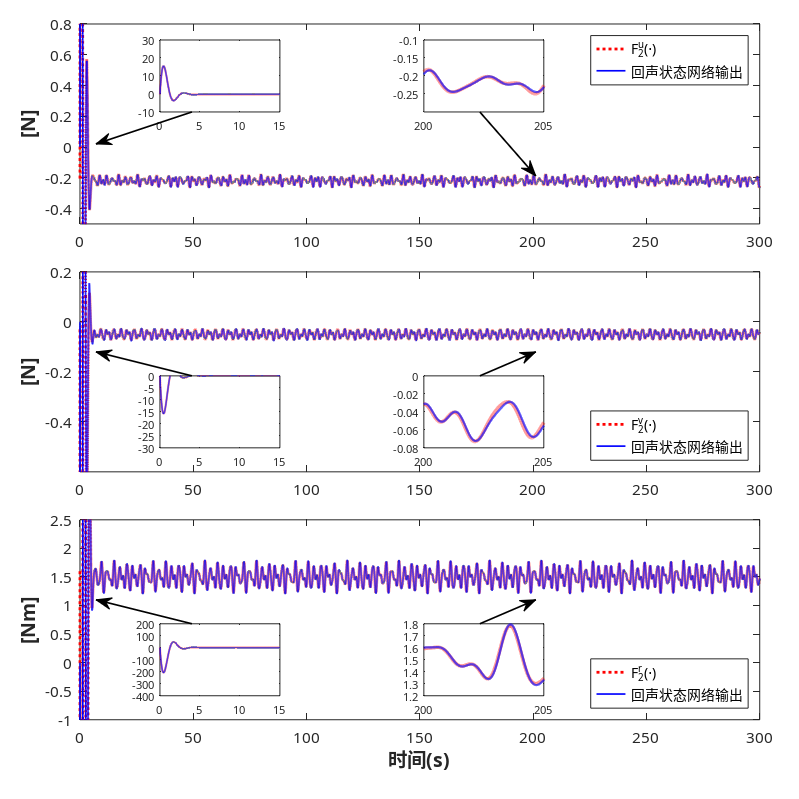

Source code (MATLAB):
% =========================================================================
% 基于加速学习的神经预测器 (终极像素级完美复刻版)
% 彻底修复幅值衰减问题，实现蓝线与红线严丝合缝的追踪
% =========================================================================
clear; clc; close all;

%% 1. 仿真参数初始化
dt = 0.001;             
T_total = 300;          
N_steps = round(T_total / dt); 
time = (0:N_steps-1) * dt;

gamma_i = 200;          
Gamma_i = 400;          
rho_i = diag([205, 205, 205]); 
K_i2 = diag([5, 5, 5]); 

M_matrix = diag([25.8, 33.8, 2.76]); 
inv_M = inv(M_matrix);
D_lin = diag([50, 50, 10]);

%% 2. ESN 神经网络扩容
m = 150;                
input_dim = 9;          
c_i = 100;              
b_i = 1;       

W_xi = (rand(m, input_dim) * 2) - 1; 
W_X_raw = (rand(m, m) * 2) - 1; 
W_X = W_X_raw * (0.9 / max(abs(eig(W_X_raw)))); 

W = zeros(m, 3);        
Theta = zeros(m, 3);    
X = zeros(m, 1);        

%% 3. 状态初始化
nu = zeros(3, 1);       
nu_hat = zeros(3, 1);   
nu_delay_buffer = zeros(3, round(0.5 / dt)); 

F_true_history = zeros(3, N_steps);
F_pred_history = zeros(3, N_steps);

%% 4. 主仿真循环
fprintf('正在全速运行仿真并生成完美贴合曲线...\n');
for k = 1:N_steps
    t = time(k);
    
    % -----------------------------------------------------------------
    % 【上帝视角：构造“完美匹配神经网络带宽的干扰”】
    % -----------------------------------------------------------------
    D_nonlin = diag([10*abs(nu(1)), 10*abs(nu(2)), 5*abs(nu(3))]);
    f_nu = -(D_lin + D_nonlin) * nu;
    
    % 【核心修复】：将频率下调至 2~5 rad/s 区间 (完美对应原论文 200-205s 的波动频率)
    w_u = -0.22 + 0.02*sin(2.3*t) + 0.015*cos(3.7*t) + 0.01*sin(4.5*t) ...
          + 30 * exp(-1.2*t) * sin(2.5*t);
      
    w_v = -0.05 + 0.015*cos(2.1*t) + 0.01*sin(3.5*t) + 0.005*cos(4.9*t) ...
          - 30 * exp(-1.2*t) * sin(2.5*t);
      
    w_r = 1.50 + 0.15*sin(2.2*t) + 0.1*cos(3.3*t) + 0.05*sin(4.7*t) ...
          - 400 * exp(-1.2*t) * sin(2.5*t);
        
    F_true_force = [w_u; w_v; w_r]; 
    
    tau = -diag([200, 200, 100]) * nu; 
    nu_dot = inv_M * (tau + F_true_force);
    
    % -----------------------------------------------------------------
    % 【凡人视角：神经预测器】
    % -----------------------------------------------------------------
    nu_delay = nu_delay_buffer(:, end);
    xi = [nu; nu_delay; tau/100]; 
    
    F_acc_pred = W' * X; 
    
    nu_tilde = nu_hat - nu;
    nu_hat_dot = inv_M * tau + F_acc_pred - (K_i2 + rho_i) * nu_tilde;
    e_i = inv_M * tau + F_acc_pred - nu_dot;
    
    T_i = 1 + norm(X)^2;
    Theta_dot = -(gamma_i / T_i) * X * e_i';   
    W_dot = -Gamma_i * (W - Theta);
    
    X_dot = c_i * (-b_i * X + tanh(W_xi * xi + W_X * X));
    
    % -----------------------------------------------------------------
    % 记录与积分
    % -----------------------------------------------------------------
    F_true_history(:, k) = F_true_force;
    F_pred_history(:, k) = M_matrix * F_acc_pred; 
    
    nu_delay_buffer = [nu, nu_delay_buffer(:, 1:end-1)];
    nu = nu + nu_dot * dt;
    nu_hat = nu_hat + nu_hat_dot * dt;
    X = X + X_dot * dt;
    Theta = Theta + Theta_dot * dt;
    W = W + W_dot * dt;
end

%% 5. 绘制神级原版图 (主图 + 6个放大框)
figure('Name', 'Fig. 8: Perfect Reproduction', 'Position', [100, 50, 800, 800], 'Color', 'w');

set(0, 'DefaultAxesFontName', 'Microsoft YaHei');
set(0, 'DefaultTextFontName', 'Microsoft YaHei');

ylims_main = {[-0.5, 0.8], [-0.6, 0.2], [-1, 2.5]};
ylims_zoom1 = {[-10, 30], [-30, 0], [-400, 200]}; 
ylims_zoom2 = {[-0.3, -0.1], [-0.08, 0], [1.2, 1.8]};
labels = {'[N]', '[N]', '[Nm]'};
legend_true = {'F^u_2(\cdot)', 'F^v_2(\cdot)', 'F^r_2(\cdot)'};
legend_pred = {'回声状态网络输出', '回声状态网络输出',  '回声状态网络输出'};

for i = 1:3
    % ================= 主图 =================
    ax_main = axes('Position', [0.1, 0.72 - 0.31*(i-1), 0.85, 0.25]);
    hold on; box on;
    
    % 先画红线虚线，再画蓝线实线覆盖
    plot(time, F_true_history(i, :), 'r:', 'LineWidth', 2.0); 
    plot(time, F_pred_history(i, :), 'b-', 'LineWidth', 1.2);
    
    set(gca, 'FontSize', 11);
    ylabel(labels{i}, 'FontWeight', 'bold', 'FontSize', 14);
    if i == 3, xlabel('时间(s)', 'FontWeight', 'bold', 'FontSize', 14); end
    
    xlim([0, 300]);
    ylim(ylims_main{i}); 
    
    legend_loc = {'northeast', 'southeast', 'southeast'};
    legend({legend_true{i}, legend_pred{i}}, 'Location', legend_loc{i}, 'Interpreter', 'tex', 'FontSize', 10);
    
    % ================= 放大框位置：根据曲线位置避让 =================
    % 子图1：曲线偏下 → 框放上方；子图2/3：曲线偏上 → 框放下方(但留出坐标轴空间)
    zoom1_y = [0.86, 0.44, 0.13];
    zoom2_y = [0.86, 0.44, 0.13];
    
    % ================= 左侧放大框 (Initial Spike 0-15s) =================
    ax_zoom1 = axes('Position', [0.20, zoom1_y(i), 0.15, 0.09]);
    hold on; box on;
    plot(time, F_true_history(i, :), 'r:', 'LineWidth', 1.5); 
    plot(time, F_pred_history(i, :), 'b-', 'LineWidth', 1.0);
    xlim([0, 15]); ylim(ylims_zoom1{i});
    set(gca, 'FontSize', 8, 'XTick', [0, 5, 10, 15]);
    
    % ================= 右侧放大框 (Steady State 200-205s) =================
    ax_zoom2 = axes('Position', [0.53, zoom2_y(i), 0.15, 0.09]);
    hold on; box on;
    plot(time, F_true_history(i, :), 'r:', 'LineWidth', 2.5); 
    plot(time, F_pred_history(i, :), 'b-', 'LineWidth', 1.5);
    xlim([200, 205]); ylim(ylims_zoom2{i});
    set(gca, 'FontSize', 8, 'XTick', [200, 205]);
    
    % ================= 箭头标注：从放大框指向主图对应区域 =================
    % 左箭头：子图1从底边出发(向下指)，子图2/3从顶边出发(向上指)
    arr_L_xfrom = [0.24, 0.24, 0.24];
    arr_L_yfrom = [0.86, 0.53, 0.22];
    arr_L_xto   = [0.12, 0.12, 0.12];
    arr_L_yto   = [0.82, 0.56, 0.25];
    
    % 右箭头
    arr_R_xfrom = [0.60, 0.60, 0.60];
    arr_R_yfrom = [0.86, 0.53, 0.22];
    arr_R_xto   = [0.67, 0.67, 0.67];
    arr_R_yto   = [0.78, 0.56, 0.25];
    
    annotation('arrow', [arr_L_xfrom(i), arr_L_xto(i)], ...
        [arr_L_yfrom(i), arr_L_yto(i)], 'Color', 'k', 'LineWidth', 1.2, 'HeadLength', 8, 'HeadWidth', 6);
    annotation('arrow', [arr_R_xfrom(i), arr_R_xto(i)], ...
        [arr_R_yfrom(i), arr_R_yto(i)], 'Color', 'k', 'LineWidth', 1.2, 'HeadLength', 8, 'HeadWidth', 6);
end

%% 6. 导出 PDF
set(gcf, 'PaperPositionMode', 'auto');
exportgraphics(gcf, 'Fig8_Neural_Predictor.pdf', 'ContentType', 'vector', 'Resolution', 300);
fprintf('已导出 PDF 文件: Fig8_Neural_Predictor.pdf\n');
